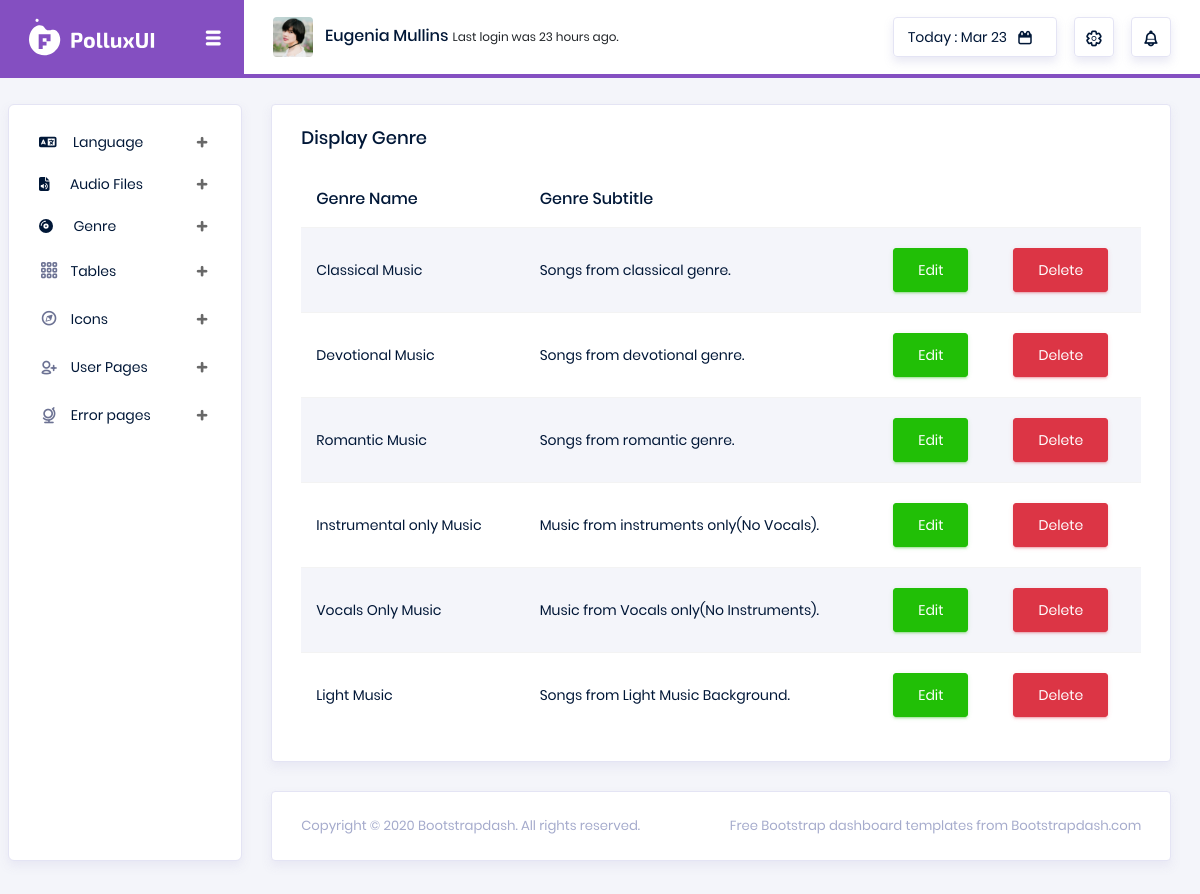
The page /backend/display-genre/ on the database as committed earlier.
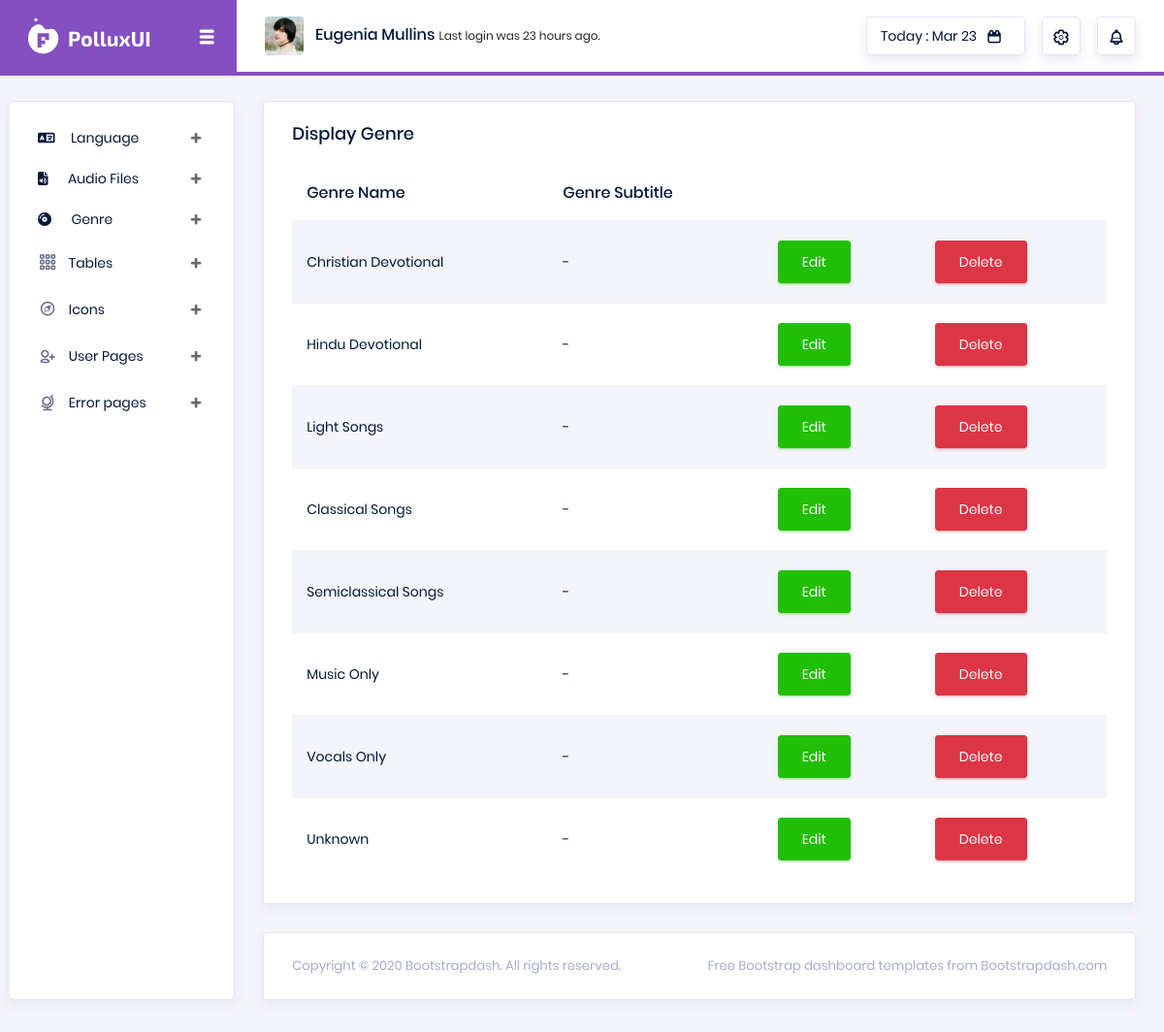
The same page on the database as committed later.
### backend/models.py (models this page shows)
class GenreDb(models.Model):
    Genre_Name = models.CharField(max_length=255, null=True, blank=True)
    Genre_Subtitle = models.CharField(max_length=255, null=True, blank=True)

### backend/views.py (the view)
# urls.py: path('display-genre/', views.disp_genre, name='disp_genre'),
def disp_genre(request):
    genre = GenreDb.objects.all()
    context = {'genre': genre}
    return render(request, 'genre/disp_genre.html', context)

### backend/templates/genre/disp_genre.html (shortened to what this page needs)
<!DOCTYPE html>
{% extends 'index.html' %}
{% block content %}
<html lang="en">
<head>
</head>
<body>
    <div class="card">
        <div class="card-body">
            <h4 class="card-title">Display Genre</h4>
            <div class="table-responsive">
                <table class="table table-striped">
                    <thead>
                        <tr>
                            <th>Genre Name</th>
                            <th>Genre Subtitle</th>
                        </tr>
                    </thead>
                    <tbody>
                        {% for i in genre %}
                        <tr>
                            <td>{{i.Genre_Name}}</td>
                            <td>{{i.Genre_Subtitle}}</td>
                            <td>
                                <form action="{% url 'edit_genre' genreId=i.id %}">
                                    <button type="submit" class="btn btn-success">
                                        <span>Edit</span>
                                    </button>
                                </form>
                            </td>
                            <td>
                                <form action="{% url 'delete_genre' genreId=i.id %}">
                                    <button type="submit" class="btn btn-danger">
                                        <span>Delete</span>
                                    </button>
                                </form>
                            </td>
                        </tr>
                        {% endfor %}
                    </tbody>
                </table>
            </div>
        </div>
    </div>
</body>
</html>
{% endblock %}

Rows that differ between the two databases and show on the page:
removed GenreDb: Genre_Name "Classical Music", Genre_Subtitle "Songs from classical genre."
removed GenreDb: Genre_Name "Devotional Music", Genre_Subtitle "Songs from devotional genre."
removed GenreDb: Genre_Name "Romantic Music", Genre_Subtitle "Songs from romantic genre."
removed GenreDb: Genre_Name "Instrumental only Music", Genre_Subtitle "Music from instruments only(No Vocals)."
removed GenreDb: Genre_Name "Vocals Only Music", Genre_Subtitle "Music from Vocals only(No Instruments)."
removed GenreDb: Genre_Name "Light Music", Genre_Subtitle "Songs from Light Music Background."
added GenreDb: Genre_Name "Christian Devotional", Genre_Subtitle "-"
added GenreDb: Genre_Name "Hindu Devotional", Genre_Subtitle "-"
added GenreDb: Genre_Name "Light Songs", Genre_Subtitle "-"
added GenreDb: Genre_Name "Classical Songs", Genre_Subtitle "-"
added GenreDb: Genre_Name "Semiclassical Songs", Genre_Subtitle "-"
added GenreDb: Genre_Name "Music Only", Genre_Subtitle "-"
added GenreDb: Genre_Name "Vocals Only", Genre_Subtitle "-"
added GenreDb: Genre_Name "Unknown", Genre_Subtitle "-"
